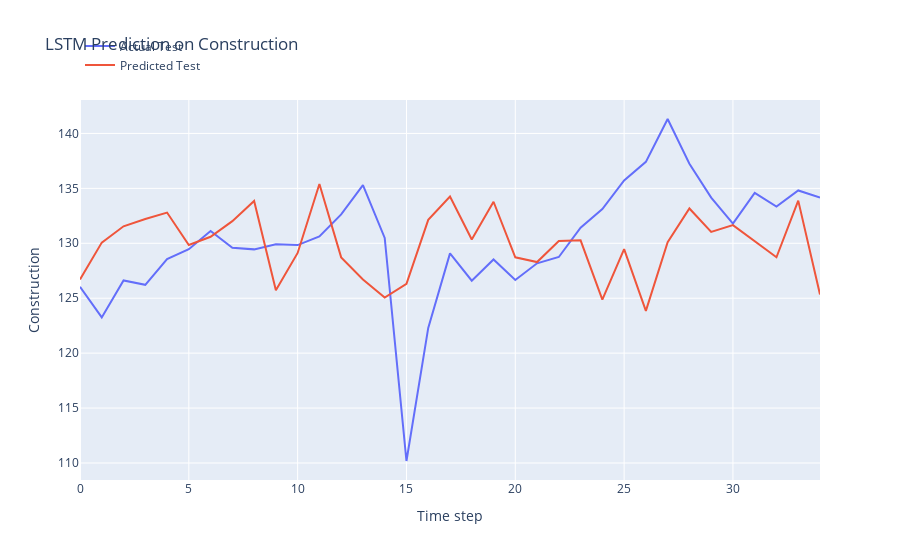

This figure's notebook cell:
### Code cell
print('Test Mean Absolute Error:', mean_absolute_error(y_test, test_predict))
print('Test Root Mean Squared Error:',np.sqrt(mean_squared_error(y_test, test_predict)))

# plot the actual and predicted values for test data
trace1 = go.Scatter(x=np.arange(len(y_test)), y=y_test.flatten(), mode='lines', name='Actual Test')
trace2 = go.Scatter(x=np.arange(len(test_predict)), y=test_predict.flatten(), mode='lines', name='Predicted Test')

# Create layout
layout = go.Layout(
    title='LSTM Prediction on Construction',
    xaxis=dict(title='Time step'),
    yaxis=dict(title='Construction'),
    legend=dict(x=0, y=1.18)
)

# Create figure
fig = go.Figure(data=[trace1, trace2], layout=layout)

# Show plot
fig.show()

### Figure 1 — Plotly figure (JSON) as saved in the notebook; plotly's stock layout.template omitted (floating-point values rounded to 4 significant figures)
{"data": [{"mode": "lines", "name": "Actual Test", "type": "scatter", "x": [0, 1, 2, 3, 4, 5, 6, 7, 8, 9, 10, 11, 12, 13, 14, 15, 16, 17, 18, 19, 20, 21, 22, 23, 24, 25, 26, 27, 28, 29, 30, 31, 32, 33, 34], "y": [126.0, 123.2, 126.6, 126.2, 128.6, 129.5, 131.1, 129.6, 129.4, 129.9, 129.8, 130.6, 132.6, 135.3, 130.5, 110.2, 122.3, 129.1, 126.6, 128.5, 126.7, 128.2, 128.8, 131.4, 133.1, 135.7, 137.4, 141.3, 137.2, 134.2, 131.8, 134.6, 133.3, 134.8, 134.2]}, {"mode": "lines", "name": "Predicted Test", "type": "scatter", "x": [0, 1, 2, 3, 4, 5, 6, 7, 8, 9, 10, 11, 12, 13, 14, 15, 16, 17, 18, 19, 20, 21, 22, 23, 24, 25, 26, 27, 28, 29, 30, 31, 32, 33, 34], "y": [126.7, 130.1, 131.5, 132.2, 132.8, 129.9, 130.6, 132.0, 133.9, 125.7, 129.1, 135.4, 128.7, 126.7, 125.1, 126.3, 132.1, 134.3, 130.4, 133.8, 128.7, 128.3, 130.2, 130.3, 124.9, 129.5, 123.8, 130.1, 133.2, 131.0, 131.7, 130.2, 128.7, 133.9, 125.3]}], "layout": {"legend": {"x": 0, "y": 1.18}, "title": {"text": "LSTM Prediction on Construction"}, "xaxis": {"title": {"text": "Time step"}}, "yaxis": {"title": {"text": "Construction"}}}}
